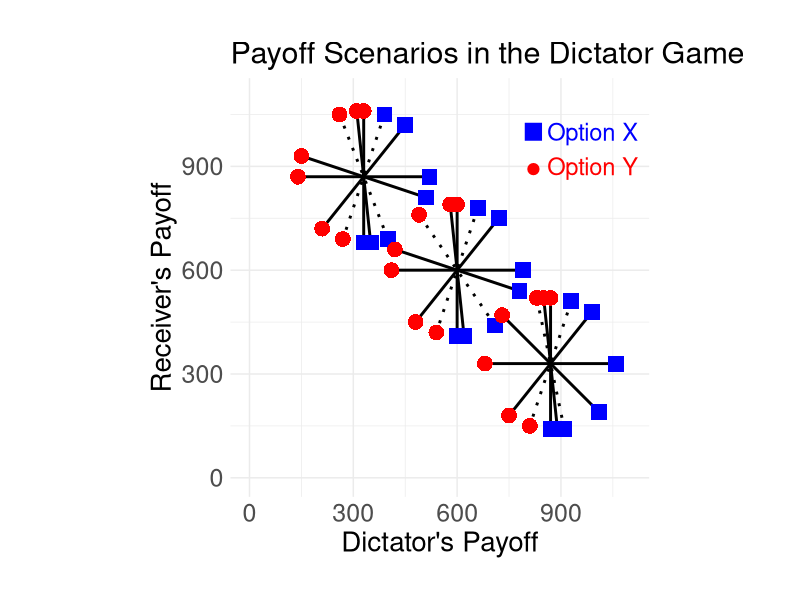

This chart was generated by the following R code:
## ---- chunk 1
knitr::opts_chunk$set(echo = TRUE)
## ---- chunk 2
# 必要なライブラリを読み込む
library(ggplot2)
## ---- chunk 3
# CSVデータを読み込む
data <- read.csv("payoff_scenarios_analysis.csv")

# Is_Training 列を論理型に変換
data$Is_Training <- as.logical(data$Is_Training)

# NA がある場合の処理
data$Is_Training[is.na(data$Is_Training)] <- FALSE

# 線のデータを準備
data_lines <- data.frame(
  Game = data$Game,
  X_Dictator = data$Option_X_Dictator,
  X_Receiver = data$Option_X_Receiver,
  Y_Dictator = data$Option_Y_Dictator,
  Y_Receiver = data$Option_Y_Receiver,
  Is_Training = data$Is_Training
)

# 線の種類を設定
data_lines$Line_Type <- ifelse(data_lines$Is_Training, "solid", "dotted")
## ---- chunk 4
# プロット作成
ggplot() +
  # 線を描画
  geom_segment(
    data = data_lines,
    aes(
      x = X_Dictator, y = X_Receiver,
      xend = Y_Dictator, yend = Y_Receiver,
      linetype = Line_Type
    ),
    color = "black",
    size = 1
  ) +
  # Option X のポイントを描画
  geom_point(
    data = data_lines,
    aes(x = X_Dictator, y = X_Receiver),
    color = "blue", size = 5, shape = 15
  ) +
  # Option Y のポイントを描画
  geom_point(
    data = data_lines,
    aes(x = Y_Dictator, y = Y_Receiver),
    color = "red", size = 5, shape = 16
  ) +
  # 説明テキストを追加
  annotate("text", x = 800, y = 1000, label = "■ Option X", color = "blue", size = 6, hjust = 0) +
  annotate("text", x = 800, y = 900, label = "● Option Y", color = "red", size = 6, hjust = 0) +
  # ラベルとテーマ設定
  labs(
    x = "Dictator's Payoff",
    y = "Receiver's Payoff",
    title = "Payoff Scenarios in the Dictator Game"
  ) +
  # linetype の凡例設定
  scale_linetype_manual(
    values = c("solid" = "solid", "dotted" = "dotted")
  ) +
  # 縦横比を1:1に固定
  coord_fixed(ratio = 1) +
  # グラフの表示範囲を調整
  scale_x_continuous(limits = c(0, 1100)) +
  scale_y_continuous(limits = c(0, 1100)) +
  theme_minimal() +
  theme(
    legend.position = "none",  # 凡例を非表示に
    axis.title = element_text(size = 20),
    axis.text = element_text(size = 18),
    plot.title = element_text(size = 22),
    aspect.ratio = 1,
    plot.margin = margin(30, 30, 30, 30, "pt")
  )
